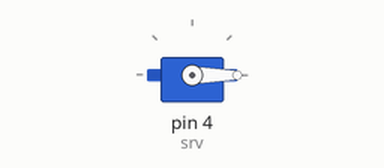
Simulated run of this sketch. Board: Arduino Uno, built with avr-gcc and run on an emulated ATmega328P. On the bench: servo.

Above: at 0.05 s.
At 6.0 s:
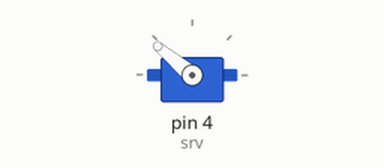
Timing chart, 0 to 7.8 s (numbered marks = the images above):
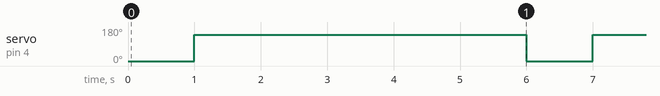

The sketch:

servotest.ino
```cpp
#define srv 4
#include <Servo.h>

Servo servo;
int angle=140;

void setup()
{
  Serial.begin(9600);
  servo.attach(srv);
}

void loop()
{

  servo.write(-50);
  delay(1000);
  servo.write(angle);
  delay(5000);
}
```

Measured:
- by itself, servo on pin 4 (srv): alternates 140° for 5.0 s and 0° for 1.0 s
